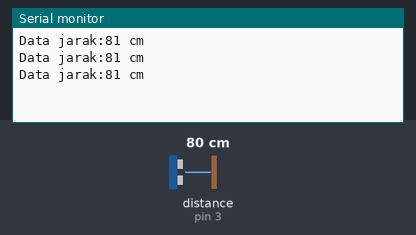
A sketch run on a simulated Arduino Uno, built with avr-gcc and run on an emulated ATmega328P. Shown: the last lines printed to the serial monitor. The test bench sets the inputs (shaded band); at power-on: distance to the obstacle (sensor on pin 3) 80 cm. The echo pulse lasts 58.3 µs per cm.

Above: at 1.3 s.
1.4 s: distance to the obstacle (sensor on pin 3) set to 2 cm
At 1.9 s:
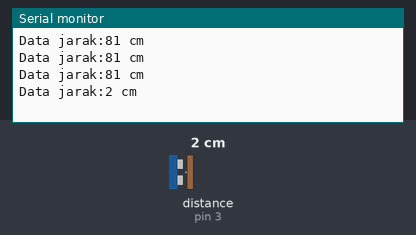
2.9 s: distance to the obstacle (sensor on pin 3) set to 4 cm
At 3.4 s:
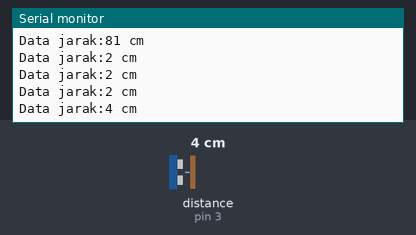
Timing chart, 0 to 5.9 s (numbered marks = the images above; inputs shaded):
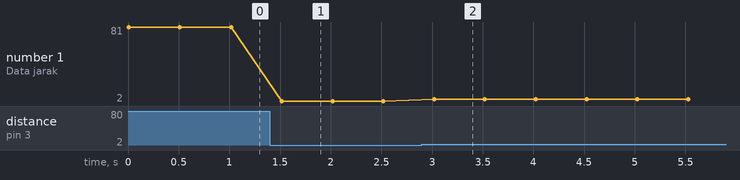

The sketch:

6.Sensor_Ultrasonic.ino
```cpp
//Download dan masukan Library NewPing
#include <NewPing.h>

//Inisialisasi pembuatan variable
int triger  =2;
int echo    =3;
int batas   =200; //Maksimal 400 cm

NewPing cm(triger,echo,batas);

void setup() {
  //Menentukan Fungsionalitas dari PIN pada Microcontroller
  Serial.begin(115200); //baudrate yang digunakan untuk komunikasi microcontroller dengan komputer
}

void loop() {
  //Program yang akan dijalankan berulang-ulang
  int bacaJarak=cm.ping_cm();

   //Print ke Serial Monitor
  Serial.print("Data jarak:");
  Serial.print(bacaJarak);
  Serial.print(" cm");
  Serial.println();
  delay(500); //Jeda waktu perulagan seama 500 mili detik
}
```

Measured:
- after the input at 1.4 s, the serial monitor: prints a new line after 0.12 s (image 1)
- after the input at 2.9 s, the serial monitor: prints a new line after 0.12 s (image 2)
- plotted number 1: 81 → 2 after the input at 1.4 s, 2 → 4 after the input at 2.9 s
